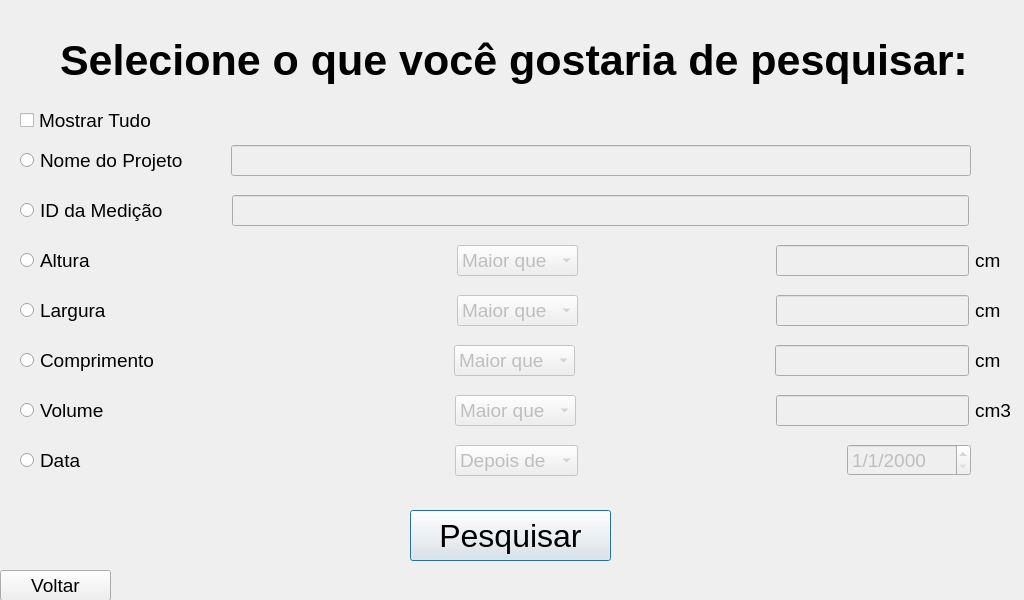
<?xml version="1.0" encoding="UTF-8"?>
<ui version="4.0">
 <class>Dialog</class>
 <widget class="QDialog" name="Dialog">
  <property name="geometry">
   <rect>
    <x>0</x>
    <y>0</y>
    <width>1024</width>
    <height>600</height>
   </rect>
  </property>
  <property name="windowTitle">
   <string>Dialog</string>
  </property>
  <widget class="QLabel" name="label_2">
   <property name="geometry">
    <rect>
     <x>60</x>
     <y>30</y>
     <width>911</width>
     <height>61</height>
    </rect>
   </property>
   <property name="font">
    <font>
     <family>Arial</family>
     <pointsize>32</pointsize>
     <weight>75</weight>
     <bold>true</bold>
     <underline>false</underline>
     <strikeout>false</strikeout>
     <kerning>true</kerning>
    </font>
   </property>
   <property name="text">
    <string>Selecione o que você gostaria de pesquisar:</string>
   </property>
  </widget>
  <widget class="QPushButton" name="pesquisarButton">
   <property name="geometry">
    <rect>
     <x>410</x>
     <y>510</y>
     <width>201</width>
     <height>51</height>
    </rect>
   </property>
   <property name="font">
    <font>
     <family>Arial</family>
     <pointsize>24</pointsize>
    </font>
   </property>
   <property name="text">
    <string>Pesquisar</string>
   </property>
  </widget>
  <widget class="QPushButton" name="voltarButton">
   <property name="geometry">
    <rect>
     <x>0</x>
     <y>570</y>
     <width>111</width>
     <height>31</height>
    </rect>
   </property>
   <property name="font">
    <font>
     <family>Arial</family>
     <pointsize>14</pointsize>
    </font>
   </property>
   <property name="text">
    <string>Voltar</string>
   </property>
  </widget>
  <widget class="QCheckBox" name="tudoRB">
   <property name="geometry">
    <rect>
     <x>20</x>
     <y>110</y>
     <width>947</width>
     <height>20</height>
    </rect>
   </property>
   <property name="font">
    <font>
     <family>Arial</family>
     <pointsize>14</pointsize>
    </font>
   </property>
   <property name="cursor">
    <cursorShape>ArrowCursor</cursorShape>
   </property>
   <property name="text">
    <string>Mostrar Tudo</string>
   </property>
  </widget>
  <widget class="QWidget" name="">
   <property name="geometry">
    <rect>
     <x>20</x>
     <y>140</y>
     <width>951</width>
     <height>41</height>
    </rect>
   </property>
   <layout class="QHBoxLayout" name="horizontalLayout_7">
    <item>
     <widget class="QRadioButton" name="nomeRB">
      <property name="enabled">
       <bool>true</bool>
      </property>
      <property name="font">
       <font>
        <family>Arial</family>
        <pointsize>14</pointsize>
       </font>
      </property>
      <property name="text">
       <string>Nome do Projeto       </string>
      </property>
      <attribute name="buttonGroup">
       <string notr="true">filtros</string>
      </attribute>
     </widget>
    </item>
    <item>
     <widget class="QLineEdit" name="nomeText">
      <property name="enabled">
       <bool>false</bool>
      </property>
      <property name="font">
       <font>
        <family>Arial</family>
        <pointsize>14</pointsize>
       </font>
      </property>
     </widget>
    </item>
   </layout>
  </widget>
  <widget class="QWidget" name="">
   <property name="geometry">
    <rect>
     <x>20</x>
     <y>440</y>
     <width>951</width>
     <height>41</height>
    </rect>
   </property>
   <layout class="QHBoxLayout" name="horizontalLayout">
    <item>
     <widget class="QRadioButton" name="dataRB">
      <property name="font">
       <font>
        <family>Arial</family>
        <pointsize>14</pointsize>
       </font>
      </property>
      <property name="text">
       <string>Data                   </string>
      </property>
      <attribute name="buttonGroup">
       <string notr="true">filtros</string>
      </attribute>
     </widget>
    </item>
    <item>
     <spacer name="horizontalSpacer_3">
      <property name="orientation">
       <enum>Qt::Horizontal</enum>
      </property>
      <property name="sizeHint" stdset="0">
       <size>
        <width>40</width>
        <height>20</height>
       </size>
      </property>
     </spacer>
    </item>
    <item>
     <widget class="QComboBox" name="dataCB">
      <property name="enabled">
       <bool>false</bool>
      </property>
      <property name="font">
       <font>
        <family>Arial</family>
        <pointsize>14</pointsize>
       </font>
      </property>
      <item>
       <property name="text">
        <string>Depois de</string>
       </property>
      </item>
      <item>
       <property name="text">
        <string>Antes de</string>
       </property>
      </item>
      <item>
       <property name="text">
        <string>Na data de</string>
       </property>
      </item>
     </widget>
    </item>
    <item>
     <spacer name="horizontalSpacer_4">
      <property name="orientation">
       <enum>Qt::Horizontal</enum>
      </property>
      <property name="sizeHint" stdset="0">
       <size>
        <width>40</width>
        <height>20</height>
       </size>
      </property>
     </spacer>
    </item>
    <item>
     <widget class="QDateEdit" name="data">
      <property name="enabled">
       <bool>false</bool>
      </property>
      <property name="font">
       <font>
        <family>Arial</family>
        <pointsize>14</pointsize>
       </font>
      </property>
      <property name="displayFormat">
       <string>d/M/yyyy</string>
      </property>
     </widget>
    </item>
   </layout>
  </widget>
  <widget class="QWidget" name="">
   <property name="geometry">
    <rect>
     <x>20</x>
     <y>390</y>
     <width>991</width>
     <height>41</height>
    </rect>
   </property>
   <layout class="QHBoxLayout" name="horizontalLayout_4">
    <item>
     <widget class="QRadioButton" name="volumeRB">
      <property name="font">
       <font>
        <family>Arial</family>
        <pointsize>14</pointsize>
       </font>
      </property>
      <property name="text">
       <string>Volume                            </string>
      </property>
      <attribute name="buttonGroup">
       <string notr="true">filtros</string>
      </attribute>
     </widget>
    </item>
    <item>
     <spacer name="horizontalSpacer_11">
      <property name="orientation">
       <enum>Qt::Horizontal</enum>
      </property>
      <property name="sizeHint" stdset="0">
       <size>
        <width>40</width>
        <height>20</height>
       </size>
      </property>
     </spacer>
    </item>
    <item>
     <widget class="QComboBox" name="volumeCB">
      <property name="enabled">
       <bool>false</bool>
      </property>
      <property name="font">
       <font>
        <family>Arial</family>
        <pointsize>14</pointsize>
       </font>
      </property>
      <item>
       <property name="text">
        <string>Maior que</string>
       </property>
      </item>
      <item>
       <property name="text">
        <string>Menor que</string>
       </property>
      </item>
      <item>
       <property name="text">
        <string>Igual a</string>
       </property>
      </item>
     </widget>
    </item>
    <item>
     <spacer name="horizontalSpacer_12">
      <property name="orientation">
       <enum>Qt::Horizontal</enum>
      </property>
      <property name="sizeHint" stdset="0">
       <size>
        <width>40</width>
        <height>20</height>
       </size>
      </property>
     </spacer>
    </item>
    <item>
     <widget class="QLineEdit" name="volumeText">
      <property name="enabled">
       <bool>false</bool>
      </property>
      <property name="font">
       <font>
        <family>Arial</family>
        <pointsize>14</pointsize>
       </font>
      </property>
     </widget>
    </item>
    <item>
     <widget class="QLabel" name="label_6">
      <property name="font">
       <font>
        <family>Arial</family>
        <pointsize>14</pointsize>
       </font>
      </property>
      <property name="text">
       <string>cm3</string>
      </property>
     </widget>
    </item>
   </layout>
  </widget>
  <widget class="QWidget" name="">
   <property name="geometry">
    <rect>
     <x>20</x>
     <y>190</y>
     <width>949</width>
     <height>41</height>
    </rect>
   </property>
   <layout class="QHBoxLayout" name="horizontalLayout_5">
    <item>
     <widget class="QRadioButton" name="idRB">
      <property name="enabled">
       <bool>true</bool>
      </property>
      <property name="font">
       <font>
        <family>Arial</family>
        <pointsize>14</pointsize>
       </font>
      </property>
      <property name="text">
       <string>ID da Medição           </string>
      </property>
      <attribute name="buttonGroup">
       <string notr="true">filtros</string>
      </attribute>
     </widget>
    </item>
    <item>
     <widget class="QLineEdit" name="idText">
      <property name="enabled">
       <bool>false</bool>
      </property>
      <property name="font">
       <font>
        <family>Arial</family>
        <pointsize>14</pointsize>
       </font>
      </property>
     </widget>
    </item>
   </layout>
  </widget>
  <widget class="QWidget" name="">
   <property name="geometry">
    <rect>
     <x>20</x>
     <y>240</y>
     <width>981</width>
     <height>41</height>
    </rect>
   </property>
   <layout class="QHBoxLayout" name="horizontalLayout_3">
    <item>
     <widget class="QRadioButton" name="alturaRB">
      <property name="enabled">
       <bool>true</bool>
      </property>
      <property name="font">
       <font>
        <family>Arial</family>
        <pointsize>14</pointsize>
       </font>
      </property>
      <property name="text">
       <string>Altura                               </string>
      </property>
      <attribute name="buttonGroup">
       <string notr="true">filtros</string>
      </attribute>
     </widget>
    </item>
    <item>
     <spacer name="horizontalSpacer_5">
      <property name="orientation">
       <enum>Qt::Horizontal</enum>
      </property>
      <property name="sizeHint" stdset="0">
       <size>
        <width>40</width>
        <height>20</height>
       </size>
      </property>
     </spacer>
    </item>
    <item>
     <widget class="QComboBox" name="alturaCB">
      <property name="enabled">
       <bool>false</bool>
      </property>
      <property name="font">
       <font>
        <family>Arial</family>
        <pointsize>14</pointsize>
       </font>
      </property>
      <item>
       <property name="text">
        <string>Maior que</string>
       </property>
      </item>
      <item>
       <property name="text">
        <string>Menor que</string>
       </property>
      </item>
      <item>
       <property name="text">
        <string>Igual a</string>
       </property>
      </item>
     </widget>
    </item>
    <item>
     <spacer name="horizontalSpacer_10">
      <property name="orientation">
       <enum>Qt::Horizontal</enum>
      </property>
      <property name="sizeHint" stdset="0">
       <size>
        <width>40</width>
        <height>20</height>
       </size>
      </property>
     </spacer>
    </item>
    <item>
     <widget class="QLineEdit" name="alturaText">
      <property name="enabled">
       <bool>false</bool>
      </property>
      <property name="font">
       <font>
        <family>Arial</family>
        <pointsize>14</pointsize>
       </font>
      </property>
     </widget>
    </item>
    <item>
     <widget class="QLabel" name="label">
      <property name="font">
       <font>
        <family>Arial</family>
        <pointsize>14</pointsize>
       </font>
      </property>
      <property name="text">
       <string>cm</string>
      </property>
     </widget>
    </item>
   </layout>
  </widget>
  <widget class="QWidget" name="">
   <property name="geometry">
    <rect>
     <x>20</x>
     <y>290</y>
     <width>981</width>
     <height>41</height>
    </rect>
   </property>
   <layout class="QHBoxLayout" name="horizontalLayout_2">
    <item>
     <widget class="QRadioButton" name="larguraRB">
      <property name="font">
       <font>
        <family>Arial</family>
        <pointsize>14</pointsize>
       </font>
      </property>
      <property name="text">
       <string>Largura                            </string>
      </property>
      <attribute name="buttonGroup">
       <string notr="true">filtros</string>
      </attribute>
     </widget>
    </item>
    <item>
     <spacer name="horizontalSpacer_2">
      <property name="orientation">
       <enum>Qt::Horizontal</enum>
      </property>
      <property name="sizeHint" stdset="0">
       <size>
        <width>40</width>
        <height>20</height>
       </size>
      </property>
     </spacer>
    </item>
    <item>
     <widget class="QComboBox" name="larguraCB">
      <property name="enabled">
       <bool>false</bool>
      </property>
      <property name="font">
       <font>
        <family>Arial</family>
        <pointsize>14</pointsize>
       </font>
      </property>
      <item>
       <property name="text">
        <string>Maior que</string>
       </property>
      </item>
      <item>
       <property name="text">
        <string>Menor que</string>
       </property>
      </item>
      <item>
       <property name="text">
        <string>Igual a</string>
       </property>
      </item>
     </widget>
    </item>
    <item>
     <spacer name="horizontalSpacer">
      <property name="orientation">
       <enum>Qt::Horizontal</enum>
      </property>
      <property name="sizeHint" stdset="0">
       <size>
        <width>40</width>
        <height>20</height>
       </size>
      </property>
     </spacer>
    </item>
    <item>
     <widget class="QLineEdit" name="larguraText">
      <property name="enabled">
       <bool>false</bool>
      </property>
      <property name="font">
       <font>
        <family>Arial</family>
        <pointsize>14</pointsize>
       </font>
      </property>
     </widget>
    </item>
    <item>
     <widget class="QLabel" name="label_4">
      <property name="font">
       <font>
        <family>Arial</family>
        <pointsize>14</pointsize>
       </font>
      </property>
      <property name="text">
       <string>cm</string>
      </property>
     </widget>
    </item>
   </layout>
  </widget>
  <widget class="QWidget" name="">
   <property name="geometry">
    <rect>
     <x>20</x>
     <y>340</y>
     <width>981</width>
     <height>41</height>
    </rect>
   </property>
   <layout class="QHBoxLayout" name="horizontalLayout_6">
    <item>
     <widget class="QRadioButton" name="comprimentoRB">
      <property name="font">
       <font>
        <family>Arial</family>
        <pointsize>14</pointsize>
       </font>
      </property>
      <property name="text">
       <string>Comprimento                  </string>
      </property>
      <attribute name="buttonGroup">
       <string notr="true">filtros</string>
      </attribute>
     </widget>
    </item>
    <item>
     <spacer name="horizontalSpacer_15">
      <property name="orientation">
       <enum>Qt::Horizontal</enum>
      </property>
      <property name="sizeHint" stdset="0">
       <size>
        <width>40</width>
        <height>20</height>
       </size>
      </property>
     </spacer>
    </item>
    <item>
     <widget class="QComboBox" name="comprimentoCB">
      <property name="enabled">
       <bool>false</bool>
      </property>
      <property name="font">
       <font>
        <family>Arial</family>
        <pointsize>14</pointsize>
       </font>
      </property>
      <item>
       <property name="text">
        <string>Maior que</string>
       </property>
      </item>
      <item>
       <property name="text">
        <string>Menor que</string>
       </property>
      </item>
      <item>
       <property name="text">
        <string>Igual a</string>
       </property>
      </item>
     </widget>
    </item>
    <item>
     <spacer name="horizontalSpacer_16">
      <property name="orientation">
       <enum>Qt::Horizontal</enum>
      </property>
      <property name="sizeHint" stdset="0">
       <size>
        <width>40</width>
        <height>20</height>
       </size>
      </property>
     </spacer>
    </item>
    <item>
     <widget class="QLineEdit" name="comprimentoText">
      <property name="enabled">
       <bool>false</bool>
      </property>
      <property name="font">
       <font>
        <family>Arial</family>
        <pointsize>14</pointsize>
       </font>
      </property>
     </widget>
    </item>
    <item>
     <widget class="QLabel" name="label_5">
      <property name="font">
       <font>
        <family>Arial</family>
        <pointsize>14</pointsize>
       </font>
      </property>
      <property name="text">
       <string>cm</string>
      </property>
     </widget>
    </item>
   </layout>
  </widget>
 </widget>
 <resources/>
 <connections>
  <connection>
   <sender>dataRB</sender>
   <signal>toggled(bool)</signal>
   <receiver>dataCB</receiver>
   <slot>setEnabled(bool)</slot>
   <hints>
    <hint type="sourcelabel">
     <x>36</x>
     <y>278</y>
    </hint>
    <hint type="destinationlabel">
     <x>210</x>
     <y>278</y>
    </hint>
   </hints>
  </connection>
  <connection>
   <sender>dataRB</sender>
   <signal>toggled(bool)</signal>
   <receiver>data</receiver>
   <slot>setEnabled(bool)</slot>
   <hints>
    <hint type="sourcelabel">
     <x>36</x>
     <y>278</y>
    </hint>
    <hint type="destinationlabel">
     <x>403</x>
     <y>278</y>
    </hint>
   </hints>
  </connection>
  <connection>
   <sender>tudoRB</sender>
   <signal>clicked(bool)</signal>
   <receiver>dataRB</receiver>
   <slot>setDisabled(bool)</slot>
   <hints>
    <hint type="sourcelabel">
     <x>230</x>
     <y>100</y>
    </hint>
    <hint type="destinationlabel">
     <x>36</x>
     <y>278</y>
    </hint>
   </hints>
  </connection>
  <connection>
   <sender>volumeRB</sender>
   <signal>toggled(bool)</signal>
   <receiver>volumeText</receiver>
   <slot>setEnabled(bool)</slot>
   <hints>
    <hint type="sourcelabel">
     <x>64</x>
     <y>248</y>
    </hint>
    <hint type="destinationlabel">
     <x>374</x>
     <y>248</y>
    </hint>
   </hints>
  </connection>
  <connection>
   <sender>volumeRB</sender>
   <signal>toggled(bool)</signal>
   <receiver>volumeCB</receiver>
   <slot>setEnabled(bool)</slot>
   <hints>
    <hint type="sourcelabel">
     <x>64</x>
     <y>248</y>
    </hint>
    <hint type="destinationlabel">
     <x>209</x>
     <y>248</y>
    </hint>
   </hints>
  </connection>
  <connection>
   <sender>tudoRB</sender>
   <signal>clicked(bool)</signal>
   <receiver>volumeRB</receiver>
   <slot>setDisabled(bool)</slot>
   <hints>
    <hint type="sourcelabel">
     <x>230</x>
     <y>100</y>
    </hint>
    <hint type="destinationlabel">
     <x>64</x>
     <y>248</y>
    </hint>
   </hints>
  </connection>
  <connection>
   <sender>larguraRB</sender>
   <signal>toggled(bool)</signal>
   <receiver>larguraText</receiver>
   <slot>setEnabled(bool)</slot>
   <hints>
    <hint type="sourcelabel">
     <x>64</x>
     <y>188</y>
    </hint>
    <hint type="destinationlabel">
     <x>374</x>
     <y>188</y>
    </hint>
   </hints>
  </connection>
  <connection>
   <sender>larguraRB</sender>
   <signal>toggled(bool)</signal>
   <receiver>larguraCB</receiver>
   <slot>setEnabled(bool)</slot>
   <hints>
    <hint type="sourcelabel">
     <x>64</x>
     <y>188</y>
    </hint>
    <hint type="destinationlabel">
     <x>209</x>
     <y>188</y>
    </hint>
   </hints>
  </connection>
  <connection>
   <sender>idRB</sender>
   <signal>toggled(bool)</signal>
   <receiver>idText</receiver>
   <slot>setEnabled(bool)</slot>
   <hints>
    <hint type="sourcelabel">
     <x>86</x>
     <y>163</y>
    </hint>
    <hint type="destinationlabel">
     <x>308</x>
     <y>163</y>
    </hint>
   </hints>
  </connection>
  <connection>
   <sender>tudoRB</sender>
   <signal>clicked(bool)</signal>
   <receiver>idRB</receiver>
   <slot>setDisabled(bool)</slot>
   <hints>
    <hint type="sourcelabel">
     <x>230</x>
     <y>100</y>
    </hint>
    <hint type="destinationlabel">
     <x>86</x>
     <y>163</y>
    </hint>
   </hints>
  </connection>
  <connection>
   <sender>nomeRB</sender>
   <signal>toggled(bool)</signal>
   <receiver>nomeText</receiver>
   <slot>setEnabled(bool)</slot>
   <hints>
    <hint type="sourcelabel">
     <x>85</x>
     <y>128</y>
    </hint>
    <hint type="destinationlabel">
     <x>307</x>
     <y>128</y>
    </hint>
   </hints>
  </connection>
  <connection>
   <sender>tudoRB</sender>
   <signal>clicked(bool)</signal>
   <receiver>alturaRB</receiver>
   <slot>setDisabled(bool)</slot>
   <hints>
    <hint type="sourcelabel">
     <x>230</x>
     <y>100</y>
    </hint>
    <hint type="destinationlabel">
     <x>64</x>
     <y>158</y>
    </hint>
   </hints>
  </connection>
  <connection>
   <sender>comprimentoRB</sender>
   <signal>toggled(bool)</signal>
   <receiver>comprimentoCB</receiver>
   <slot>setEnabled(bool)</slot>
   <hints>
    <hint type="sourcelabel">
     <x>63</x>
     <y>218</y>
    </hint>
    <hint type="destinationlabel">
     <x>208</x>
     <y>218</y>
    </hint>
   </hints>
  </connection>
  <connection>
   <sender>tudoRB</sender>
   <signal>clicked(bool)</signal>
   <receiver>comprimentoRB</receiver>
   <slot>setDisabled(bool)</slot>
   <hints>
    <hint type="sourcelabel">
     <x>230</x>
     <y>100</y>
    </hint>
    <hint type="destinationlabel">
     <x>63</x>
     <y>218</y>
    </hint>
   </hints>
  </connection>
  <connection>
   <sender>comprimentoRB</sender>
   <signal>toggled(bool)</signal>
   <receiver>comprimentoText</receiver>
   <slot>setEnabled(bool)</slot>
   <hints>
    <hint type="sourcelabel">
     <x>63</x>
     <y>218</y>
    </hint>
    <hint type="destinationlabel">
     <x>374</x>
     <y>218</y>
    </hint>
   </hints>
  </connection>
  <connection>
   <sender>alturaRB</sender>
   <signal>toggled(bool)</signal>
   <receiver>alturaCB</receiver>
   <slot>setEnabled(bool)</slot>
   <hints>
    <hint type="sourcelabel">
     <x>64</x>
     <y>158</y>
    </hint>
    <hint type="destinationlabel">
     <x>208</x>
     <y>158</y>
    </hint>
   </hints>
  </connection>
  <connection>
   <sender>alturaRB</sender>
   <signal>toggled(bool)</signal>
   <receiver>alturaText</receiver>
   <slot>setEnabled(bool)</slot>
   <hints>
    <hint type="sourcelabel">
     <x>64</x>
     <y>158</y>
    </hint>
    <hint type="destinationlabel">
     <x>374</x>
     <y>158</y>
    </hint>
   </hints>
  </connection>
  <connection>
   <sender>tudoRB</sender>
   <signal>clicked(bool)</signal>
   <receiver>nomeRB</receiver>
   <slot>setDisabled(bool)</slot>
   <hints>
    <hint type="sourcelabel">
     <x>230</x>
     <y>100</y>
    </hint>
    <hint type="destinationlabel">
     <x>85</x>
     <y>128</y>
    </hint>
   </hints>
  </connection>
  <connection>
   <sender>tudoRB</sender>
   <signal>clicked(bool)</signal>
   <receiver>larguraRB</receiver>
   <slot>setDisabled(bool)</slot>
   <hints>
    <hint type="sourcelabel">
     <x>230</x>
     <y>100</y>
    </hint>
    <hint type="destinationlabel">
     <x>64</x>
     <y>188</y>
    </hint>
   </hints>
  </connection>
 </connections>
 <buttongroups>
  <buttongroup name="filtros">
   <property name="exclusive">
    <bool>false</bool>
   </property>
  </buttongroup>
 </buttongroups>
</ui>
